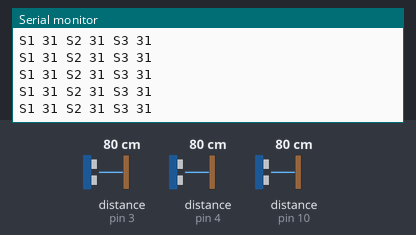
A sketch run on a simulated Arduino Uno, built with avr-gcc and run on an emulated ATmega328P. Shown: the last lines printed to the serial monitor. Wiring (inferred from the names in the program): 3 × range finder with pulse-width output: data pin 3 / data pin 4 / data pin 10. The test bench sets the inputs (shaded band); at power-on: distance to the obstacle (sensors on pin 3, pin 4, pin 10) 80 cm. The echo pulse lasts 58.3 µs per cm.

Above: at 1.2 s.
1.3 s: distance to the obstacle (sensor on pin 3) set to 2 cm
At 1.79 s:
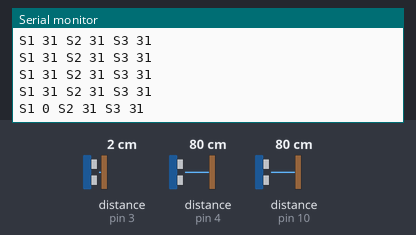
2.8 s: distance to the obstacle (sensor on pin 3) set to 299 cm
At 3.02 s:
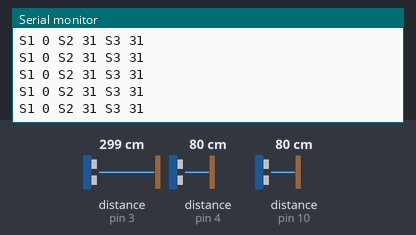
5.8 s: distance to the obstacle (sensor on pin 4) set to 2 cm
At 5.96 s:
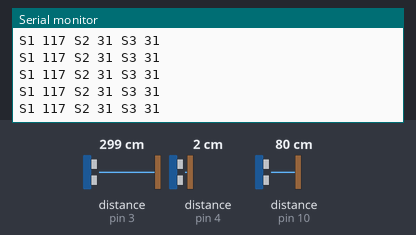
7.3 s: distance to the obstacle (sensor on pin 10) set to 2 cm
At 7.43 s:
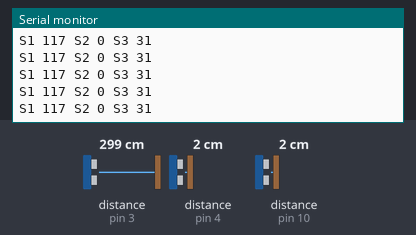
8.8 s: distance to the obstacle (sensor on pin 4) set to 4 cm
At 8.9 s:
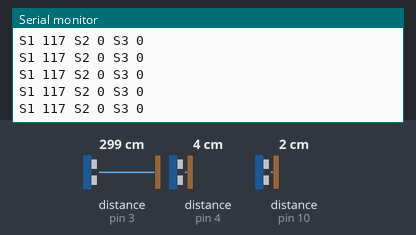
10.3 s: distance to the obstacle (sensor on pin 10) set to 4 cm
At 10.37 s:
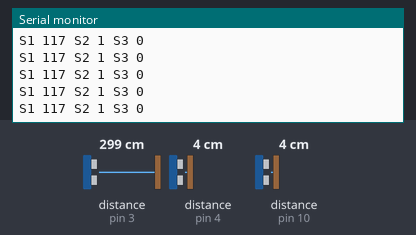
Timing chart, 0 to 12.8 s (numbered marks = the images above; inputs shaded):
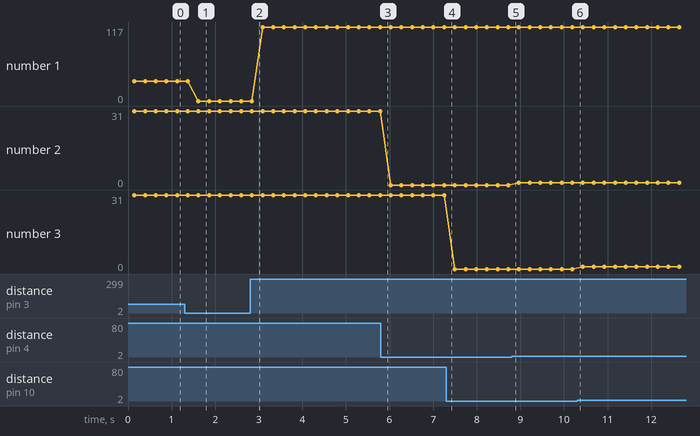

Measured:
- after the input at 1.3 s, the serial monitor: prints a new line after 0.32 s (image 1)
- plotted number 1: 31 → 0 after the input at 1.3 s, 0 → 117 after the input at 2.8 s

The sketch:

Maxbotix_multiple.ino
```cpp
/*
  Test code for the Arduino Uno
  Written by Tom Bonar for testing
  Sensors being used for this code are the MB10X0 from MaxBotix
  All PW inputs are coded in this for simplicity.
  Remove the comments to use the additional sensor inputs
*/
const int pwPin1 = 3;
const int pwPin2 = 4;
const int pwPin3 = 10;
//const int pwPin4 = 9;
//const int pwPin5 = 10;  // This is the 5th pin that would allow for PW input
//const int pwPin6 = 11;  // This is the 6th pin that would allow for PW intput
const int triggerPin = 13;
long pulse1, pulse2, pulse3, pulse4, pulse5, pulse6, sensor1, sensor2, sensor3, sensor4, sensor5, sensor6, inches;

void setup () {
  Serial.begin(9600);
  pinMode(pwPin1, INPUT);
  pinMode(pwPin2, INPUT);
  pinMode(pwPin3, INPUT);
  //pinMode(pwPin4, INPUT);
  //pinMode(pwPin5, INPUT);
  //pinMode(pwPin6, INPUT);
  pinMode(triggerPin, OUTPUT);
}

void read_sensor() {
  pulse1 = pulseIn(pwPin1, HIGH);
  pulse2 = pulseIn(pwPin2, HIGH);
  pulse3 = pulseIn(pwPin3, HIGH);
  //  pulse4 = pulseIn(pwPin4, HIGH);
  //pulse5 = pulseIn(pwPin5, HIGH);
  //pulse6 = pulseIn(pwPin6, HIGH);
  sensor1 = pulse1 / 147;
  sensor2 = pulse2 / 147;
  sensor3 = pulse3 / 147;
  //  sensor4 = pulse4/147;
  //sensor5 = pulse5/147;
  //sensor6 = pulse6/147;
}

void start_sensor() {
  digitalWrite(triggerPin, HIGH);
  delay(1);
  digitalWrite(triggerPin, LOW);
}

//This section of code is if you want to print the range readings to your computer too remove this from the code put /* before the code section and */ after the code
void printall() {
  Serial.print("S1");
  Serial.print(" ");
  Serial.print(sensor1);
  Serial.print(" ");
  Serial.print("S2");
  Serial.print(" ");
  Serial.print(sensor2);
  Serial.print(" ");
  Serial.print("S3");
  Serial.print(" ");
  Serial.print(sensor3);
  /*
    Serial.print("S4");
    Serial.print(" ");
    Serial.print(sensor4);
    Serial.print("S5");
    Serial.print(" ");
    Serial.print(sensor5);
    Serial.print("S6");
    Serial.print(" ");
    Serial.print(sensor6);*/
  Serial.println(" ");
}

void loop () {
  start_sensor();
  read_sensor();
  printall();
  delay(100); // This delay time changes by 50 for every sensor in the chain.  For 5 sensors this will be 250
}
```
